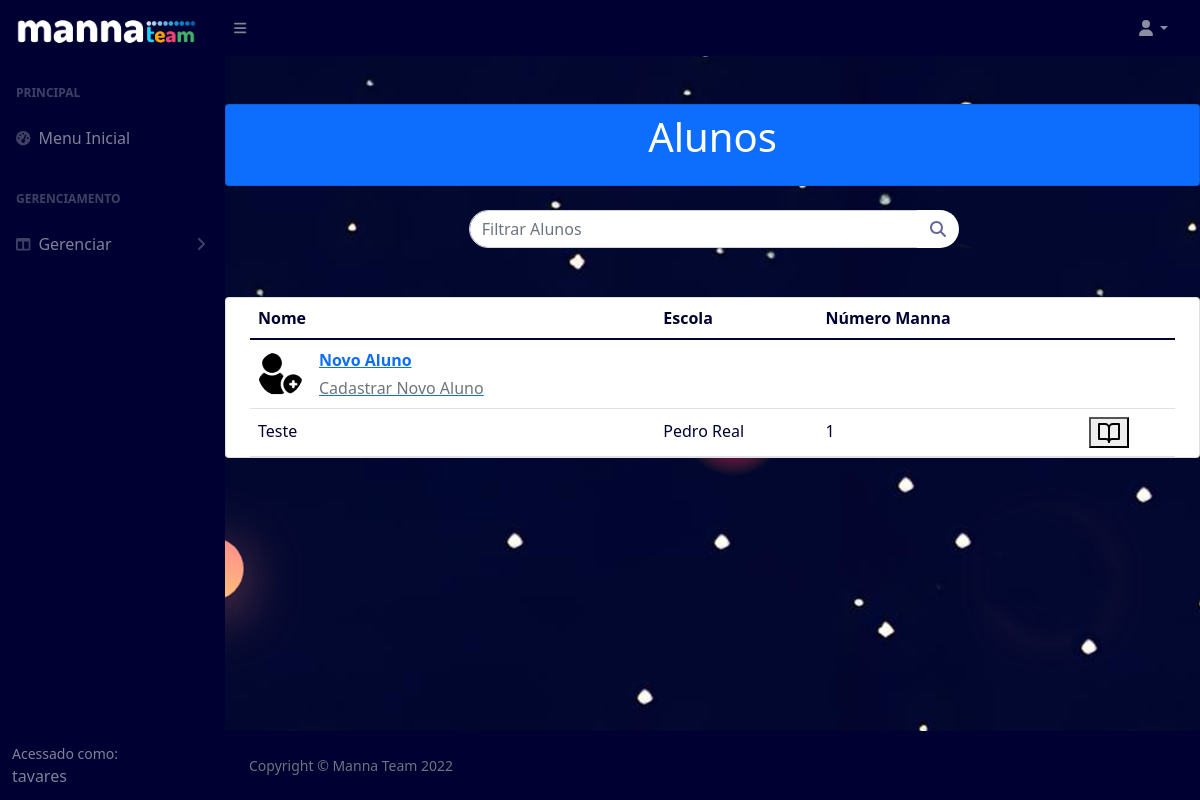
/alunos (signed in), run on the app's committed database.
### pages/models.py (models this page shows, shortened)
class Student(models.Model):
    name = models.CharField('Nome', max_length=200)
    gender = models.CharField('Gênero:', choices=GENDER_CHOICES, default="Masculino", max_length=50)
    birthday = models.DateField('Data de Nascimento')
    school = models.CharField('Escola', max_length=200)
    mannaNumber = models.IntegerField('Número do Manna')
    hub = models.ForeignKey('Hub',on_delete=models.PROTECT, blank=True, null=True)
    project = models.ForeignKey(Project,on_delete=models.PROTECT, verbose_name="Projeto", blank=True, null=True)
    event = models.ForeignKey(Event,on_delete=models.PROTECT, verbose_name="Evento", blank=True, null=True)

### pages/views.py (the view)
# urls.py: path('alunos', StudentList.as_view(), name="alunos"),
class StudentList(LoginRequiredMixin, ListView):
	login_url = reverse_lazy('login')
	model = Student
	template_name = 'pages/student-list.html'

### pages/templates/pages/student-list.html (shortened to what this page needs)
{% extends 'pages/base.html' %}
{% load static %}
{% block content %}
<section class="pricing py-5">
<div class="container">
  <div class="row">
  <div class="card mb-4 bg-primary">
  <header class="bg-primary text-center py-2 mb-2">
    <div class="container">
      <h1 class="fw-light text-white">Alunos</h1>
    </div>
  </header>
  </div>
  <div id="content">
    <form class='form-inline' method="POST" action="{% url 'filtro-aluno' %}">
      <div class="input-group">
        <input type='text' name='search' class="form-control search-form " placeholder="Filtrar Alunos">
        <span class="input-group-btn" style="width:39px">
          <button id="search-this" type="submit" class="pull-right btn btn-default search-btn">
              <i class="fa fa-search"></i>
          </button>
        </span>
      </div>
    </form>
  </div>
  <div class="card mb-4 bg-white">
  <div class="container">
    <div class="row">
      <table id ="table" class="table align-middle mb-0 bg-white">
        <thead class="bg-white">
          <tr>
            <th>Nome</th>
            <th>Escola</th>
            <th>Número Manna</th>
          </tr>
        </thead>
        <tbody>
          <tr>
            <td>
              <div class="d-flex align-items-center">
                <img
                    src="{% static 'img/plus.png' %}"
                    alt=""
                    style="width: 45px; height: 45px"
                    class="rounded-circle"
                    />
                <div class="ms-3">
                  <a href="{% url 'cadastro-aluno' %}">
                  <p class="fw-bold mb-1">Novo Aluno</p>
                  <p class="text-muted mb-0">Cadastrar Novo Aluno</p></a>
                </div>
              </div>
            </td>
            <td>
            </td>
            <td>
            </td>
            <td></td>
            <td>
            </td>
          </tr>
          {% for student in object_list %}
          <tr>
            <td>
              <p class="fw-normal mb-1">{{student.name}}</p>
            </td>
            <td>
              <p class="fw-normal mb-1">{{student.school}}</p>
            </td>
            <td>
              <p class="fw-normal mb-1">{{student.mannaNumber}}</p>
            </td>
            <td>
            </td>
              <td>
                <form method="POST" action="{% url 'aluno' %}">
                <button type="submit"><h6 data-feather="book-open"></h6></button>
                </form>
              </td>
          </tr>
        {% endfor %}
        </tbody>
      </table>
    </div>
  </div>
</div>
 </div>
</div>
</section>
        {% endblock %}

### pages/templates/pages/base.html (shortened to what this page needs)
{% load static %}
{% block head %}
<!DOCTYPE html>
<html lang="en">
<head>
    <link href="https://cdn.jsdelivr.net/npm/simple-datatables@latest/dist/style.css" rel="stylesheet" />
    <link href="{% static 'css/styles.css' %}" rel="stylesheet" />
</head>
<body class="sb-nav-fixed">
    <nav class="sb-topnav navbar navbar-expand navbar-dark bg-dark">
        <a class="navbar-brand ps-3" href="{% url 'index' %}"><img src="{% static 'img/logo.png' %}" height="50"
                width="180" /></a>
        <button class="btn btn-link btn-sm order-1 order-lg-0 me-4 me-lg-0" id="sidebarToggle" href="#!"><i
                class="fas fa-bars"></i></button>
        <ul class="navbar-nav ms-auto ms-md-0 me-3 me-lg-4">
            <li class="nav-item dropdown">
                <a class="nav-link dropdown-toggle" id="navbarDropdown" href="#" role="button" data-bs-toggle="dropdown"
                    aria-expanded="false"><i class="fas fa-user fa-fw"></i></a>
            </li>
        </ul>
    </nav>
    <div id="layoutSidenav">
        <div id="layoutSidenav_nav">
            <nav class="sb-sidenav accordion sb-sidenav-dark" id="sidenavAccordion">
                <div class="sb-sidenav-menu">
                    <div class="nav">
                        <div class="sb-sidenav-menu-heading">Principal</div>
                        <a class="nav-link" href="{% url 'index' %}">
                            <div class="sb-nav-link-icon"><i class="fas fa-tachometer-alt"></i></div>
                            Menu Inicial
                        </a>
                        <div class="sb-sidenav-menu-heading">Gerenciamento</div>
                        <a class="nav-link collapsed" href="#" data-bs-toggle="collapse"
                            data-bs-target="#collapseLayouts" aria-expanded="false" aria-controls="collapseLayouts">
                            <div class="sb-nav-link-icon"><i class="fas fa-columns"></i></div>
                            Gerenciar
                            <div class="sb-sidenav-collapse-arrow"><i class="fas fa-angle-down"></i></div>
                        </a>
                    </div>
                </div>
                <div class="sb-sidenav-footer">
                    <div class="small">Acessado como:</div>
                    {{request.user.username}}
                </div>
            </nav>
        </div>
        <div id="layoutSidenav_content">
            {% endblock %}
            {% block content %}
            {% endblock %}
            {% block footer %}
            <footer class="py-4 bg-dark mt-auto">
                <div class="container-fluid px-4">
                    <div class="d-flex align-items-center justify-content-between small">
                        <div class="text-muted">Copyright &copy; Manna Team 2022</div>
                    </div>
                </div>
            </footer>
        </div>
    </div>
    {% endblock %}
</body>
</html>

### data on the page
Student: name "Teste", school "Pedro Real", mannaNumber "1"

### other printed values
{{ request.user.username }} "tavares"
